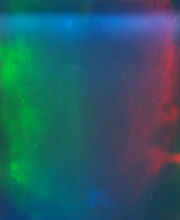
#> input picture auto_project/dataset/v1/base.png, 180 x 220 px, found by its file name
$ python sketch.py
#> lines starting #> are read from the running program, lines starting #| are printed output that depends on the picture
import os
import cv2
import numpy as np
import shutil

# 設定資料夾路徑
input_folder = './auto_project/dataset/v1/original_img'      # 原始圖片資料夾
base_image_path = './auto_project/dataset/v1/original_img/base.png'       # base圖片路徑
output_folder = './auto_project/dataset/v1/diff_img'    # 輸出資料夾

# 建立輸出資料夾（如果不存在）
os.makedirs(output_folder, exist_ok=True)

# 讀取base圖片
base_img = cv2.imread(base_image_path, cv2.IMREAD_COLOR)
#> base_img is the input picture: shape (220, 180, 3); mean B, G, R 103, 91.1, 40.2
if base_img is None:
    raise FileNotFoundError(f"找不到 base 圖片：{base_image_path}")

# 取得所有圖片檔案（排除base圖片）
image_files = [f for f in os.listdir(input_folder)
               if f.lower().endswith(('.png', '.jpg', '.jpeg')) and f != os.path.basename(base_image_path)]

# 處理每一張圖片
for filename in sorted(image_files):
    img_path = os.path.join(input_folder, filename)
    img = cv2.imread(img_path, cv2.IMREAD_COLOR)
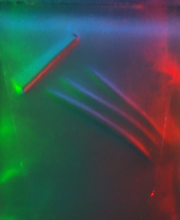
#> input picture auto_project/dataset/v1/original_img/img105.png, 180 x 220 px
#> img is the input picture: shape (220, 180, 3); mean B, G, R 76.1, 79.5, 60.2
    if img is None:
        print(f"無法讀取圖片：{filename}")
        continue

    # 確保圖片尺寸一致
    if img.shape != base_img.shape:
        print(f"圖片尺寸不符：{filename}")
        continue

    # 影像相減
    diff = cv2.absdiff(img, base_img)
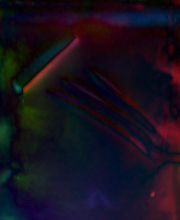
#> diff: shape (220, 180, 3); mean B, G, R 28.9, 16.7, 23.6

    # 儲存結果，檔名與原圖一致
    output_path = os.path.join(output_folder, filename)
    cv2.imwrite(output_path, diff)
    print(f"已儲存：{output_path}")
#> pass 2 of the loop `for filename in sorted(image_files):`:
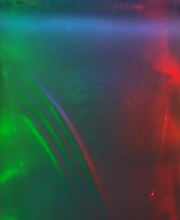
#> input picture auto_project/dataset/v1/original_img/img135.png, 180 x 220 px
#> img is the input picture: shape (220, 180, 3); mean B, G, R 73.8, 79.3, 59.6
#> `diff = cv2.absdiff(img, base_img)`:
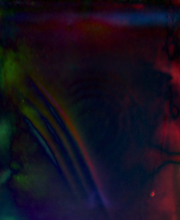
#> diff: shape (220, 180, 3); mean B, G, R 29.6, 15.7, 22.1
#> pass 3 of the loop `for filename in sorted(image_files):`:
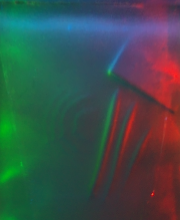
#> input picture auto_project/dataset/v1/original_img/img139.png, 180 x 220 px
#> img is the input picture: shape (220, 180, 3); mean B, G, R 74.5, 79.1, 61
#> `diff = cv2.absdiff(img, base_img)`:
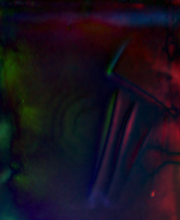
#> diff: shape (220, 180, 3); mean B, G, R 29, 16.6, 24.1

# 複製 input_folder 內所有 json 檔案到 output_folder
for file in os.listdir(input_folder):
    if file.lower().endswith('.json'):
        src = os.path.join(input_folder, file)
        dst = os.path.join(output_folder, file)
        shutil.copy2(src, dst)
        print(f"已複製 JSON：{dst}")
#> pass 2 of the loop `for file in os.listdir(input_folder):`:
#> pass 3 of the loop `for file in os.listdir(input_folder):`:
